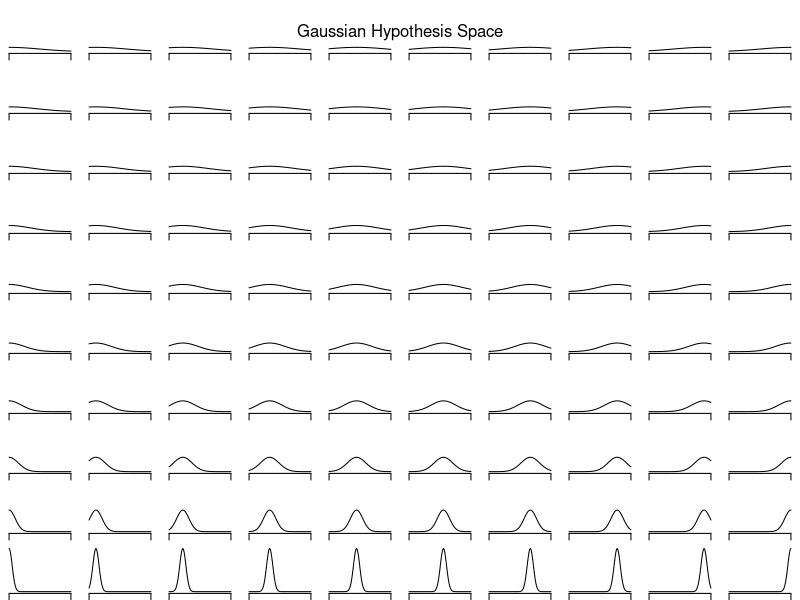
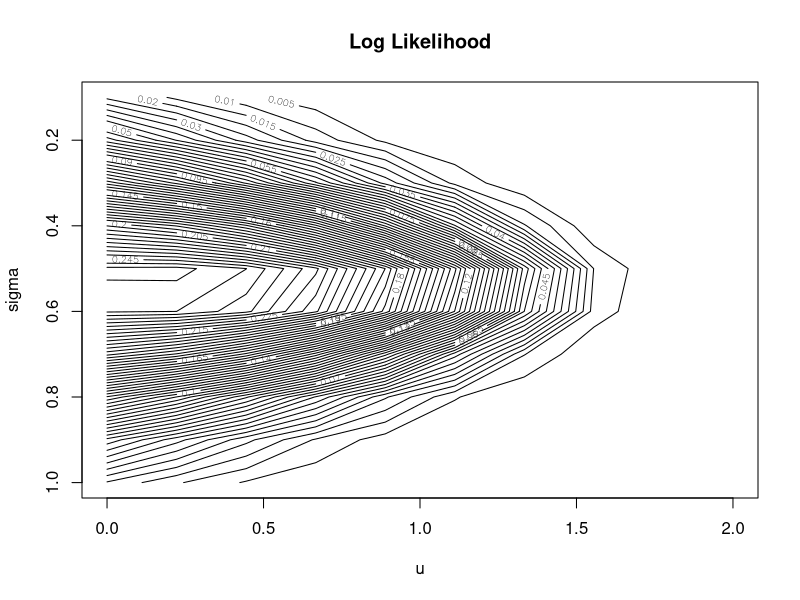
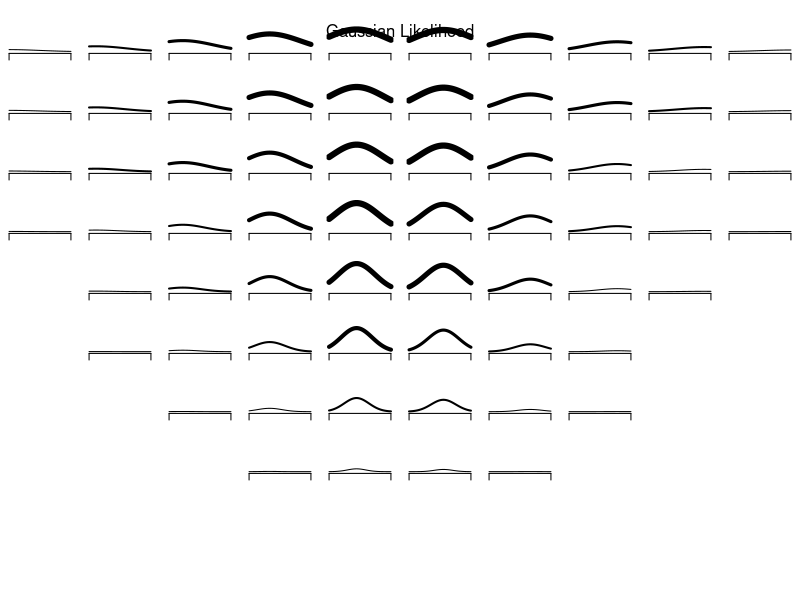
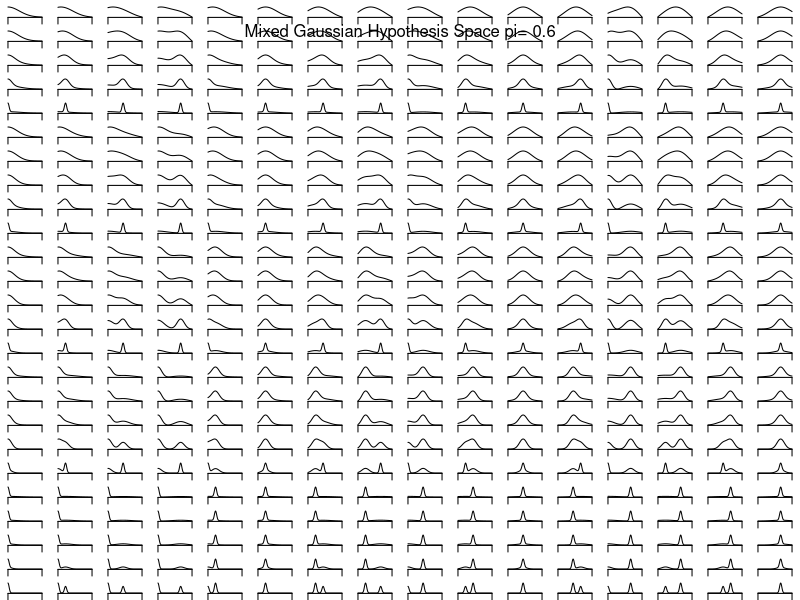
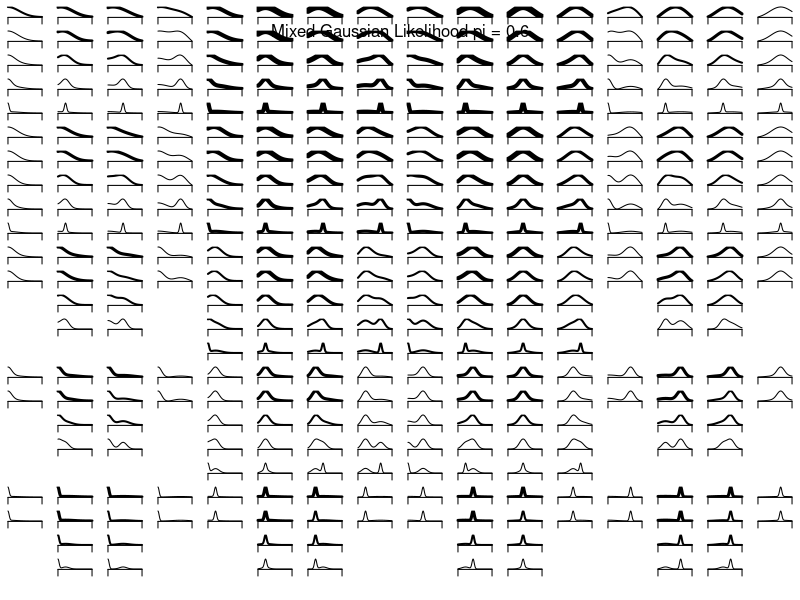
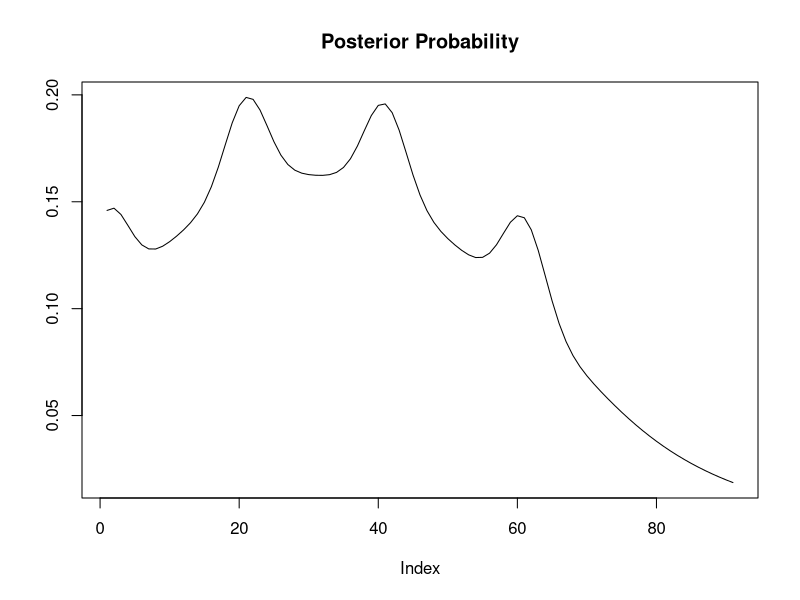

The R script that drew these images, in order:
rm(list=ls(all=TRUE))
graphics.off()

GaussianLikelihood <- function(data,u,sigma) {

    n = length(data)
    par(mfrow = c(10,10),mar =  c(.5,.5,.5,.5))
    grid= 10
    
    sigmaf = sigma[1]
    sigmat = sigma[2]
    sigma = rev(seq(from = sigmaf, to = sigmat, by = (sigmat-sigmaf)/(grid-1)))

    meanf = u[1]
    meant = u[2]
    u = seq(from = meanf, to = meant, by = (meant-meanf)/(grid-1))

    gaussf = 0
    gausst = 2
    gauss = seq(from = gaussf, to = gausst, by = (gausst- gaussf)/90)
    Px_g_u_s = array(list(), dim = c(grid,grid))
    likelihood = array(0, dim = c(grid,grid))
    ll = array(0, dim = c(grid,grid))

    for (s in 1:length(sigma))
    {	
	for (m in 1:length(u))
	{	

		Px_g_u_s[[s,m]] = 1/(sqrt(2*pi)*sigma[s])*exp(-1*(gauss-u[m])^2/(2*(sigma[s]^2)))
		likelihood[s,m] = 1/(sqrt(2*pi)*sigma[s])*exp((-1*sum((data-u[m])^2))/(2*sigma[s]^2))
		plot(gauss,Px_g_u_s[[s,m]], type='l',axes=FALSE,ylim = c(0,4), frame.plot=F)
		axis (1,at = c(0,max(gauss)),labels=FALSE)
		
		#print(range(Px_g_u_s[[s,m]]))
	}
    }

     mtext("Gaussian Hypothesis Space", side = 3, line = -3,outer = TRUE)
   
    sigma = rev(sigma)
    for (s in 1:length(sigma))
    {	
        for (m in 1:length(u))
        {
            ll[s,m] = -n*log2(sqrt(2*pi)*sigma[s]) - (sum(((data - u[m])^2)/(2*sigma[s]^2)))
        }
    }
    dev.new()
    par(mfrow=c(1,1))
    contour(x=u,y=sigma,(likelihood),xlim=range(u),ylim = rev(range(sigma)),levels=pretty(range(likelihood),50),drawlabels=TRUE,axes=TRUE,main = "Log Likelihood",xlab="u", ylab="sigma")

    sigma=rev(sigma)


    dev.new()
    par(mfrow = c(grid,grid),mar =  c(.5,.5,.5,.5))


   
    max_likelihood = mean(data)

    r = range(likelihood)
    lwd = seq(from = r[1],to=r[2],by =(r[2]-r[1])/5)
    total=0
    for (s in 1:length(sigma))
    {	
	for (m in 1:length(u))
	{	
	
		posterior = Px_g_u_s[[s,m]]*likelihood[s,m]
		total =total+posterior
		if (likelihood[s,m] > (exp(-8)*max_likelihood))
		{
			w = which.min(abs(lwd -likelihood[s,m] ))
			plot(gauss,posterior, type='l',lwd=w,ylim = c(0,.2),xaxt='n',yaxt='n', ann=FALSE, frame.plot=F)
			axis (1,at = c(0,max(gauss)),labels=FALSE)
		}else
			plot.new()
	}
    }
    mtext("Gaussian Likelihood", side = 3, line = -3,outer = TRUE)
    
    total=total/(length(u)+length(sigma))
    return( total)

}



GaussianLikelihoodMixture <- function(data,u,sigma,mpi)
{
    gridu = 4
    grids = 5

    pi1 = mpi
    pi2 = 1-pi1
    
    sigmaf = sigma[1]
    sigmat = sigma[2]
    sigma1 = rev(seq(from = sigmaf, to = sigmat, by = (sigmat-sigmaf)/(grids-1)))
    sigma2 = rev(seq(from = sigmaf, to = sigmat, by = (sigmat-sigmaf)/(grids-1)))

    meanf = u[1]
    meant = u[2]
    u1 = seq(from = meanf, to = meant, by = (meant-meanf)/(gridu-1))
    u2 = seq(from = meanf, to = meant, by = (meant-meanf)/(gridu-1))

    gaussf = 0
    gausst = 3
    gauss = seq(from = gaussf, to = gausst, by = (gausst- gaussf)/90)

    Px_g_u_s = array(list(), dim = c(length(pi1),grids,grids,gridu,gridu))
    likelihood = array(0, dim = c(length(pi1),grids,grids,gridu,gridu))


  
    maxlikelihood = mean(data)

    for ( p in 1:length(pi1))
    {

	dev.new()
	par(mfrow = c(grids^2,gridu^2),mar = c(.5,.5,.5,.5))
          
	for(s1 in 1:length(sigma1))
	{

		for(s2 in 1:length(sigma2))
		{

		
			for (m1 in 1:length(u1))
			{


				for (m2 in 1:length(u2))
				{


	Px_g_u_s[[p,s1,s2,m1,m2]] = ((pi1[p]/(sqrt(2*pi)*sigma1[s1]))*exp(-1*(gauss-u1[m1])^2/(2*(sigma1[s1]^2)))) +

		((pi2[p]/(sqrt(2*pi)*sigma2[s2]))*exp(-1*(gauss-u2[m2])^2/(2*(sigma2[s2]^2))))

	likelihood[p,s1,s2,m1,m2] = (pi1[p]/(sqrt(2*pi*sigma1[s1]^2))*exp((-1*sum((data-u1[m1])^2))/(2*sigma1[s1]^2))) +

		(pi2[p]/sqrt((2*pi*sigma2[s2]^2))*exp((-1*sum((data-u2[m2])^2))/(2*sigma2[s2]^2)))

	plot(gauss,Px_g_u_s[[p,s1,s2,m1,m2]], type='l',xaxt='n',yaxt='n', ann=FALSE,  frame.plot=F)
	axis (1,at = c(0,max(gauss)),labels=FALSE)

	
				
				}
			}
		}

	}
 mtext(paste("Mixed Gaussian Hypothesis Space pi=",pi1[p]), side = 3, line = -3,outer = TRUE)
    	
    }
    
    total5=0
    r = range(likelihood)
    lwd = seq(from = r[1],to=r[2],by =(r[2]-r[1])/5)
    for ( p in 1:length(pi1))
    {

	dev.new()
	par(mfrow = c(grids^2,gridu^2),mar = c(.5,.5,.5,.5))

	for(s1 in 1:length(sigma1))
	{

		for(s2 in 1:length(sigma2))
		{

		
			for (m1 in 1:length(u1))
			{


				for (m2 in 1:length(u2))
				{

					posterior = Px_g_u_s[[p,s1,s2,m1,m2]] * likelihood[p,s1,s2,m1,m2]
					total5 = total5 +posterior
					if (likelihood[p,s1,s2,m1,m2] > (exp(-8)*maxlikelihood))
					{
						w = which.min(abs(lwd -likelihood[p,s1,s2,m1,m2] ))
						plot(gauss,posterior, type='l',xaxt='n',yaxt='n', ann=FALSE,lwd = w,  frame.plot=F)
						axis (1,at = c(0,max(gauss)),labels=FALSE)
					}else 
						plot.new()
				}
			}
		}
	}
        mtext(paste("Mixed Gaussian Likelihood pi =",pi1[p]), side = 3, line = -3,outer = TRUE)
   	
    }
   
    total5=total5/(length(pi1)*(grids^2+gridu^2))
    dev.new()
    par(mfrow=c(1,1))
    plot(total5, type='l',main = "Posterior Probability",ylab="")
    return (total5 )
}




data = c(.8,.75,.77,.78,1.8)

#range of u
u = c(0,2)

#range of sigma
sigma = c(.1, 1)
    
GaussianLikelihood(data,u,sigma)


mpi = c(.6)

GaussianLikelihoodMixture(data,u,sigma,mpi)
